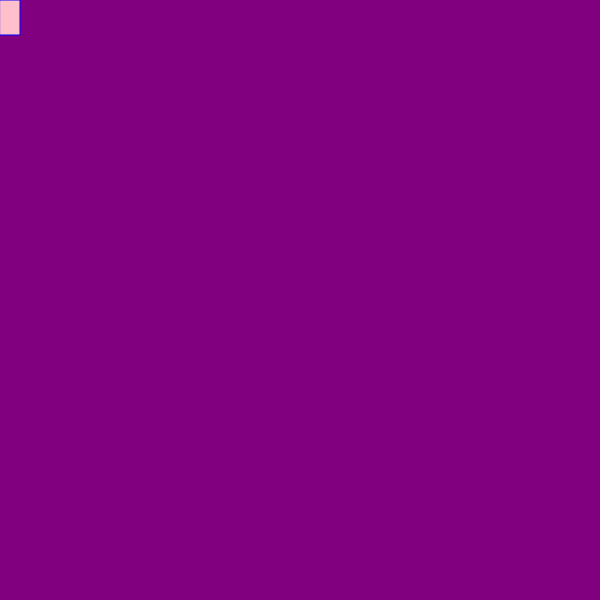
Frame 1 (no input)
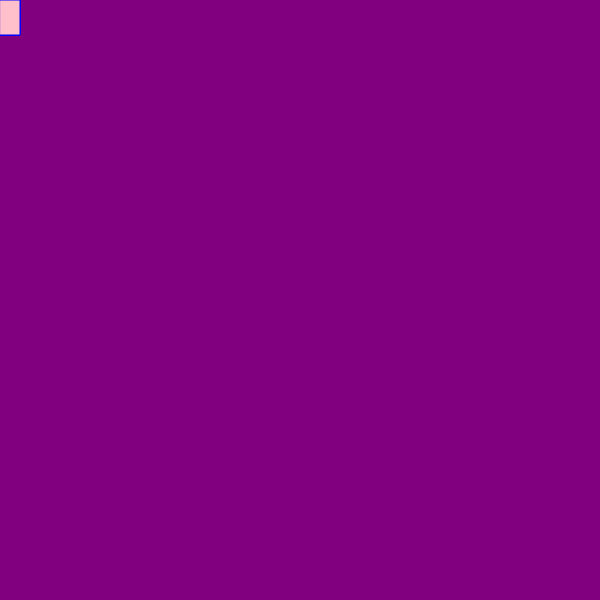
Frame 60 (no input)
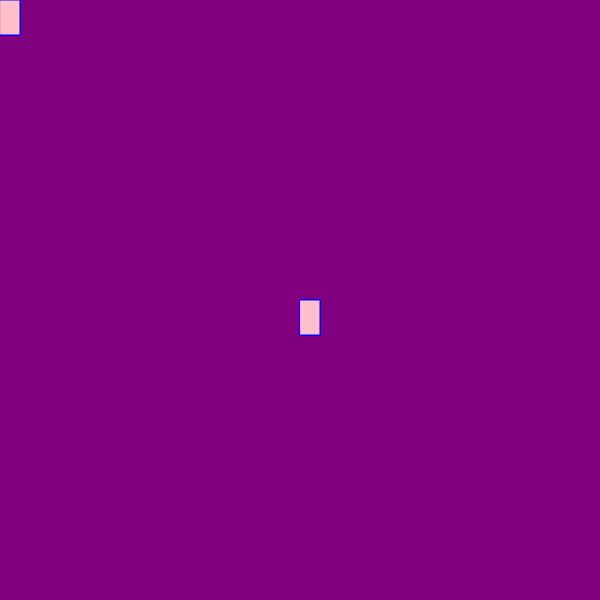
Frame 120 (the mouse pressed at the canvas centre since frame 60)

The p5.js sketch that drew these frames (run headless with seeded random() and noise() and a simulated clock; from frame 60 on, the mouse is pressed at the canvas centre):

// p5.js sketch
// ── sketch.js
function setup() {
    createCanvas(600, 600);
    background("purple");
  }
  
  function draw() { 
    stroke("blue");
    fill("pink");
  
    if (mouseIsPressed);
    rect(mouseX, mouseY, 20, 35);
  }
